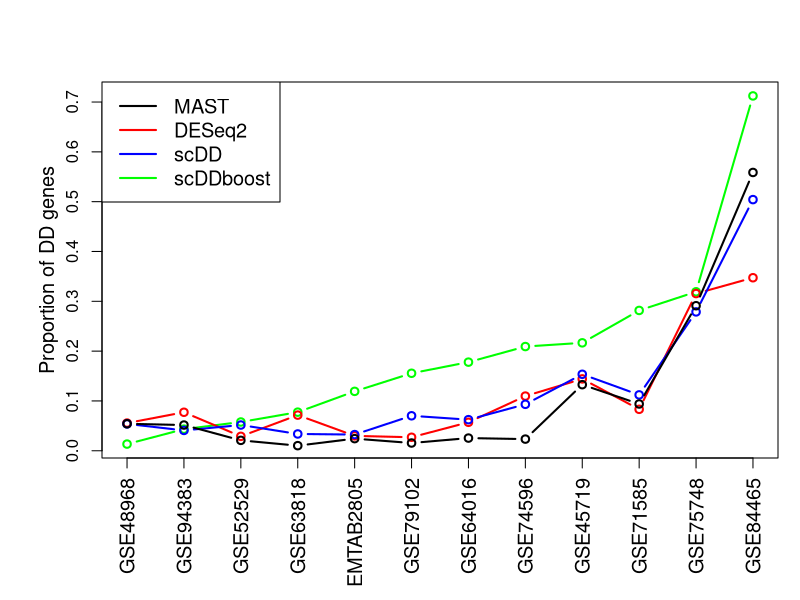

Write R code to recreate this figure.
###CODE for FIG6, number of DD genes identified by different methods
NM = c("GSE45719","GSE63818","GSE48968","GSE94383",
"GSE74596", "GSE71585", "EMTAB2805","GSE79102",
"GSE64016","GSE75748", "GSE84465","GSE52529")
total_g = c(45686,65218,27723,21383,23337,24057,45686,19974,19084,19097,23368,47192)
nDD_mst = c(6061, 668,  1502, 1104, 546,  2259, 1112, 311,  486,  5560, 13054,986)
nDD_des = c(6590, 4667, 1541, 1652, 2561, 2002, 1365, 541,  1091, 6026, 8116,1365)
nDD_sc =  c(7013, 2199, 1496, 873,  2176,  2698, 1484, 1402, 1191, 5323, 11781,2438)
nDD_scb = c(9898, 5054, 372,  927,  4882, 6776, 5447, 3107, 3395, 6094, 16644,2725)
#total_g = rep(1,13)
TOT = (nDD_mst + nDD_des + nDD_sc + nDD_scb) / total_g
ORD = order(TOT)
ORD = order(nDD_scb / total_g)
pdf("DD95.pdf", height = 6, width = 10)
par(mar=c(7,5,4,1)+.1)
plot((nDD_scb[ORD] / total_g[ORD])[1:12], type = "b", lwd = 2, col = "green",
ylab = "", xaxt = 'n', xlab = "")
mtext("Proportion of DD genes", side=2, line=2.2, cex=1.2)
lines((nDD_des[ORD]/ total_g[ORD])[1:12] , type = "b", lwd = 2, col = "red")
lines( (nDD_sc[ORD]/total_g[ORD])[1:12] , type = "b", lwd = 2, col = "blue")
lines( (nDD_mst[ORD] / total_g[ORD])[1:12] , type = "b", lwd = 2)
axis(1, at=1:12, labels=NM[ORD][1:12], cex.axis= 1.2, las = 2)
legend("topleft", legend=c("MAST", "DESeq2", "scDD", "scDDboost"),
col=c("black", "red", "blue","green"),lty = 1, cex = 1.2,lwd = 2)

dev.off()
